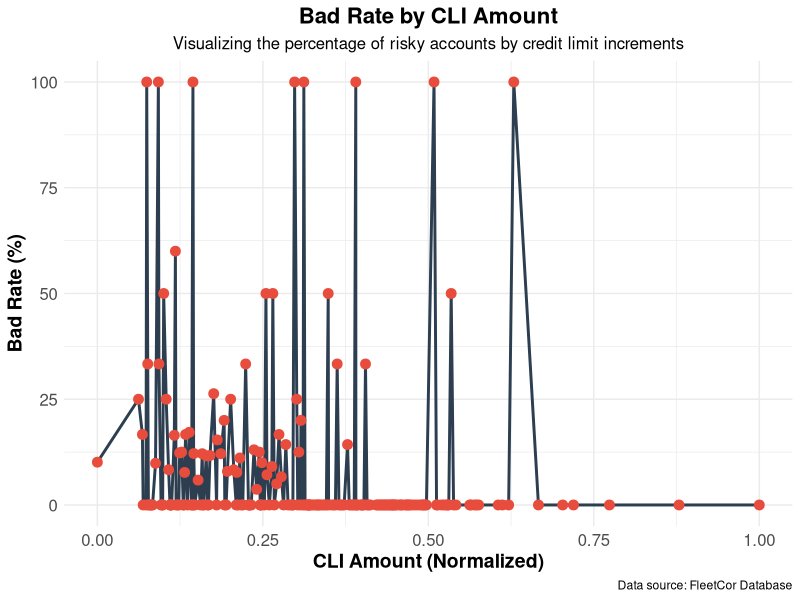
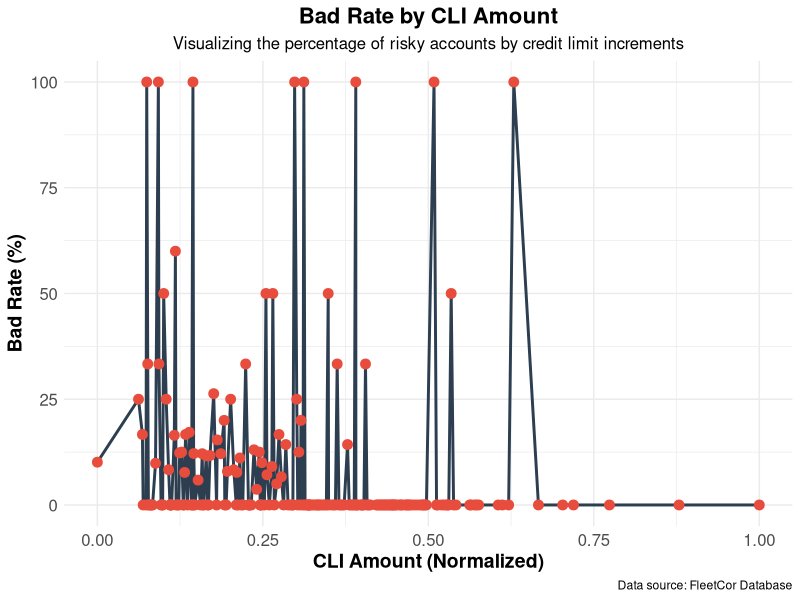

Recreate these plots in R, in order.
# Loading necessary libraries
library(readxl)
library(dplyr)
library(ggplot2)

# Loading the data
data <- read_excel("Data_For_Modelling.xlsx")

# Grouping by CLI_AMOUNT and calculating the percentage of risky accounts
bad_rate_data <- data %>%
  group_by(CLI_AMOUNT) %>%
  summarise(Bad_Rate_Percent = mean(NSF_PMTS == "Risky") * 100)

# Visualizing the data
ggplot(bad_rate_data, aes(x = CLI_AMOUNT, y = Bad_Rate_Percent)) +
  geom_line(color = "#2c3e50", size = 1) +
  geom_point(color = "#e74c3c", size = 3, shape = 21, fill = "#e74c3c") +
  labs(title = "Bad Rate by CLI Amount",
       subtitle = "Visualizing the percentage of risky accounts by credit limit increments",
       x = "CLI Amount (Normalized)",
       y = "Bad Rate (%)",
       caption = "Data source: FleetCor Database") +
  theme_minimal() +
  theme(plot.title = element_text(hjust = 0.5, size = 16, face = "bold"),
        plot.subtitle = element_text(hjust = 0.5, size = 12),
        plot.caption = element_text(hjust = 1),
        axis.title.x = element_text(size = 14, face = "bold"),
        axis.title.y = element_text(size = 14, face = "bold"),
        axis.text.x = element_text(size = 12),
        axis.text.y = element_text(size = 12))

# Saving the plot
ggsave("bad_rate_by_cli.png", width = 10, height = 7)
